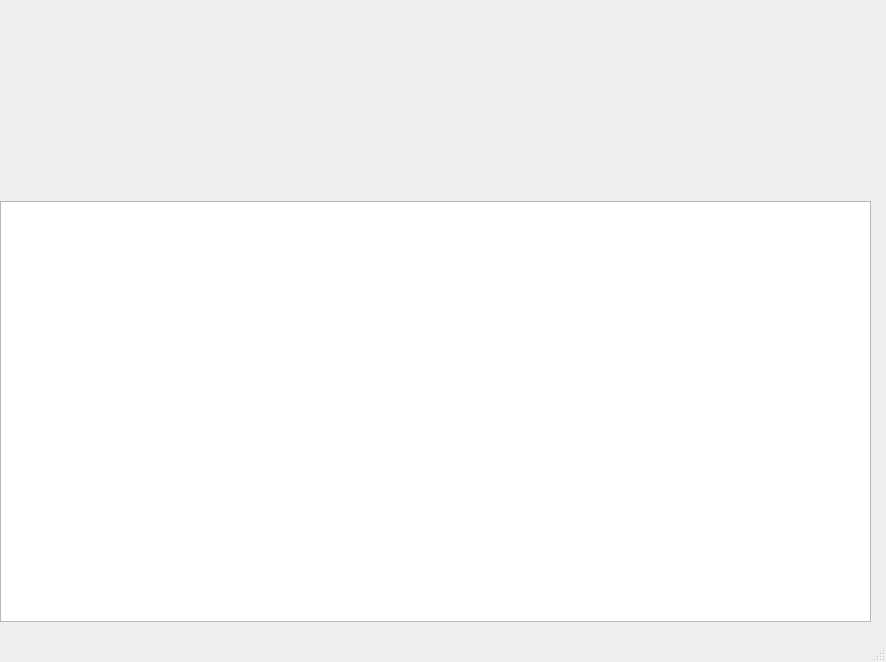
<?xml version="1.0" encoding="UTF-8"?>
<ui version="4.0">
 <class>WindowMeneger</class>
 <widget class="QMainWindow" name="WindowMeneger">
  <property name="geometry">
   <rect>
    <x>0</x>
    <y>0</y>
    <width>886</width>
    <height>662</height>
   </rect>
  </property>
  <property name="windowTitle">
   <string>Менеджер </string>
  </property>
  <widget class="QWidget" name="centralwidget">
   <widget class="QTableView" name="tableView_2">
    <property name="geometry">
     <rect>
      <x>0</x>
      <y>201</y>
      <width>871</width>
      <height>421</height>
     </rect>
    </property>
   </widget>
  </widget>
  <widget class="QStatusBar" name="statusbar"/>
 </widget>
 <resources/>
 <connections/>
</ui>
